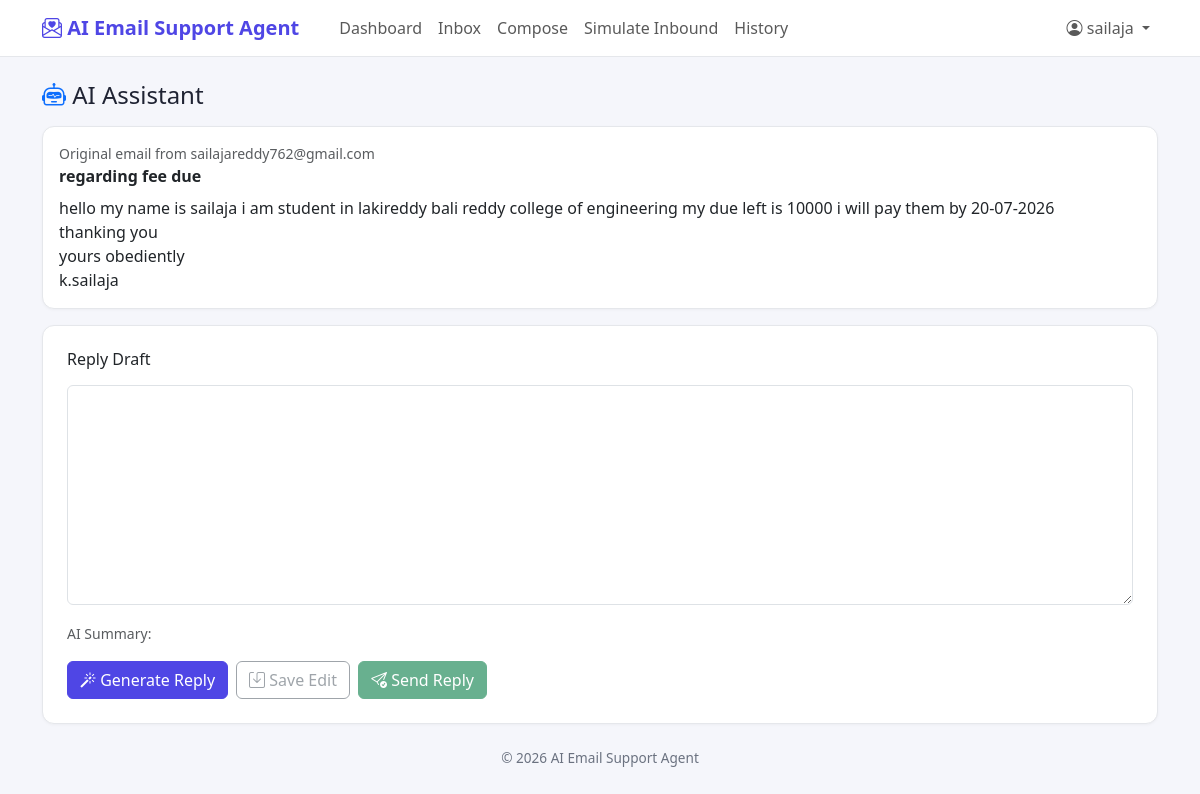
The app's page /email/1/ai-reply (signed in) with its own data.
### models/user.py (models this page shows, shortened)
class User(db.Model, UserMixin):
    __tablename__ = "users"
    id = db.Column(db.Integer, primary_key=True)
    name = db.Column(db.String(120), nullable=False)
    email = db.Column(db.String(150), unique=True, nullable=False, index=True)
    password_hash = db.Column(db.String(255), nullable=False)
    role = db.Column(db.String(20), default="agent")  # agent | admin
    created_at = db.Column(db.DateTime, default=datetime.utcnow)
    emails_sent = db.relationship(
        "Email", backref="sender_user", lazy=True, foreign_keys="Email.user_id"
    )
    feedback = db.relationship("Feedback", backref="user", lazy=True)

### models/email.py (models this page shows, shortened)
class Email(db.Model):
    __tablename__ = "emails"
    id = db.Column(db.Integer, primary_key=True)
    user_id = db.Column(db.Integer, db.ForeignKey("users.id"), nullable=False)
    sender = db.Column(db.String(150), nullable=False)      # customer email address
    receiver = db.Column(db.String(150), nullable=False)     # support inbox address
    subject = db.Column(db.String(255), nullable=False)
    body = db.Column(db.Text, nullable=False)
    status = db.Column(db.String(20), default="pending")     # pending | replied | archived
    priority = db.Column(db.String(10), default="Medium")    # High | Medium | Low
    category = db.Column(db.String(50), default="General Query")
    sentiment = db.Column(db.String(20), default="Neutral")  # Positive | Negative | Neutral
    is_spam = db.Column(db.Boolean, default=False)
    is_important = db.Column(db.Boolean, default=False)
    direction = db.Column(db.String(10), default="inbound")  # inbound | outbound
    created_at = db.Column(db.DateTime, default=datetime.utcnow)
    ai_replies = db.relationship(
        "AIReply", backref="email", lazy=True, cascade="all, delete-orphan"
    )

### routes/ai.py (the view)
@ai_bp.route("/email/<int:email_id>/ai-reply", methods=["GET"])
@login_required
def ai_reply_page(email_id):
    email = EmailService.get_email(email_id, user_id=current_user.id)
    if not email:
        flash("Email not found.", "danger")
        return redirect(url_for("email.inbox"))
    latest_reply = (
        AIReply.query.filter_by(email_id=email.id).order_by(AIReply.created_at.desc()).first()
    )
    return render_template("ai_reply.html", email=email, latest_reply=latest_reply)

### services/email_service.py (called while the page is built)
    @staticmethod
    def get_email(email_id, user_id=None):
        query = Email.query.filter_by(id=email_id)
        if user_id is not None:
            query = query.filter_by(user_id=user_id)
        return query.first()

### templates/ai_reply.html (shortened to what this page needs)
{% extends "base.html" %}
{% block content %}
<h4 class="mb-3"><i class="bi bi-robot text-primary"></i> AI Assistant</h4>
<div class="card p-3 mb-3">
  <div class="text-muted small">Original email from {{ email.sender }}</div>
  <div class="fw-semibold">{{ email.subject }}</div>
  <p class="mb-0 mt-2" style="white-space: pre-wrap;">{{ email.body }}</p>
</div>
<div class="card p-4 ai-reply-box">
  <div class="d-flex justify-content-between align-items-center mb-3">
    <h6 class="mb-0">Reply Draft</h6>
  </div>
  <textarea id="replyTextarea" class="form-control mb-3">{{ latest_reply.final_text() if latest_reply else "" }}</textarea>
  <div class="mb-3">
    <span class="text-muted small">AI Summary: </span>
  </div>
  <div class="d-flex gap-2">
    <button id="generateReplyBtn" class="btn btn-primary">
      <i class="bi bi-magic"></i> {{ "Regenerate" if latest_reply else "Generate Reply" }}
    </button>
    <button id="saveEditBtn" class="btn btn-outline-secondary" {{ "disabled" if not latest_reply }}>
      <i class="bi bi-save"></i> Save Edit
    </button>
    <button id="sendReplyBtn" class="btn btn-success" {{ "disabled" if not latest_reply }}>
      <i class="bi bi-send-check"></i> Send Reply
    </button>
  </div>
</div>
{% endblock %}

### templates/base.html (shortened to what this page needs)
<!DOCTYPE html>
<html lang="en">
<head>
  <link href="https://cdn.jsdelivr.net/npm/bootstrap@5.3.3/dist/css/bootstrap.min.css" rel="stylesheet">
  <link href="https://cdn.jsdelivr.net/npm/bootstrap-icons@1.11.3/font/bootstrap-icons.css" rel="stylesheet">
  <link href="{{ url_for('static', filename='css/style.css') }}" rel="stylesheet">
</head>
<body data-email-id="{{ email.id if email else '' }}" data-ai-reply-id="{{ latest_reply.id if latest_reply else '' }}">
  {% if current_user.is_authenticated %}
  <nav class="navbar navbar-expand-lg">
    <div class="container">
      <a class="navbar-brand" href="{{ url_for('email.dashboard') }}">
        <i class="bi bi-envelope-paper-heart"></i> AI Email Support Agent
      </a>
      <div class="collapse navbar-collapse" id="navMenu">
        <ul class="navbar-nav me-auto ms-3">
          <li class="nav-item"><a class="nav-link" href="{{ url_for('email.dashboard') }}">Dashboard</a></li>
          <li class="nav-item"><a class="nav-link" href="{{ url_for('email.inbox') }}">Inbox</a></li>
          <li class="nav-item"><a class="nav-link" href="{{ url_for('email.compose') }}">Compose</a></li>
          <li class="nav-item"><a class="nav-link" href="{{ url_for('email.simulate_inbound') }}">Simulate Inbound</a></li>
          <li class="nav-item"><a class="nav-link" href="{{ url_for('email.history') }}">History</a></li>
        </ul>
        <ul class="navbar-nav">
          <li class="nav-item dropdown">
            <a class="nav-link dropdown-toggle" href="#" role="button" data-bs-toggle="dropdown">
              <i class="bi bi-person-circle"></i> {{ current_user.name }}
            </a>
          </li>
        </ul>
      </div>
    </div>
  </nav>
  {% endif %}
  <div class="container mt-4">
    {% block content %}{% endblock %}
  </div>
  <footer>
    &copy; {{ 2026 }} AI Email Support Agent
  </footer>
</body>
</html>

### static/css/style.css (style rules this page uses)
:root { --primary: #4f46e5; --primary-dark: #4338ca; --bg: #f5f6fb; --card-bg: #ffffff; --text: #1f2333; --muted: #6b7280; --border: #e5e7eb; --success: #16a34a; --danger: #dc2626; --warning: #d97706; }
* { box-sizing: border-box; }
body { background: var(--bg); color: var(--text); font-family: "Segoe UI", Roboto, Arial, sans-serif; }
.navbar-brand { font-weight: 700; color: var(--primary) !important; }
.navbar { background: var(--card-bg); border-bottom: 1px solid var(--border); }
.card { border: 1px solid var(--border); border-radius: 12px; box-shadow: 0 1px 3px rgba(0, 0, 0, 0.04); }
.btn-primary { background-color: var(--primary); border-color: var(--primary); }
.ai-reply-box textarea { min-height: 220px; }
footer { padding: 1.5rem 0; text-align: center; color: var(--muted); font-size: 0.85rem; }

### records on screen
User: name "sailaja"
Email: sender "sailajareddy762@gmail.com", subject "regarding fee due", body "hello my name is sailaja i am student in lakireddy bali reddy college of engineering my due left is 10000 i will pay them by 20-07-2026 thanking you yours obediently k.sailaja"

### other values on screen
{{ "Regenerate" if latest_reply else "Generate Reply" }} "Generate Reply"
{{ 2026 }} "2026"
